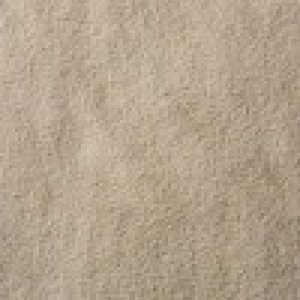
#> input picture images/3942-CA5.jpg, 100 x 100 px (shown 3 times larger)
$ python -i build_dataset.py   (imports and definitions only)
#> lines starting #> are read from the running program, lines starting #| are printed output that depends on the picture; after the words box and inside, x2 and y2 are one past the last pixel; in counts of white or black regions, pixels touching at a corner belong together
#!/usr/bin/env python3
"""Build ../lt.json from the archived captures under snapshots/.

Everything in the output traces back to a file in snapshots/ or an image in
../images/. Re-running is idempotent: no network access happens here, so the
dataset can be rebuilt and diffed offline.

Run:  python3 build_dataset.py
"""

import glob
import html
import json
import os
import re
from datetime import date
from urllib.parse import unquote

import numpy as np
from PIL import Image, ImageFilter

HERE = os.path.dirname(os.path.abspath(__file__))
ROOT = os.path.dirname(HERE)
WAYBACK = 'https://web.archive.org/web'

# ---------------------------------------------------------------- parsing ---

SWATCH_RE = re.compile(
    r'images/(\d{4})-(\d{4})\.jpg" alt=""></a><span>(.*?)</em><br>\s*(.*?)</span>',
    re.S)


# [75 lines left out: functions parse_lt_index, parse_2005_page, parse_2010_index, parse_jungle, parse_jungle_2001, not called in this run]


# every archived capture of the Light Jungle Collection, oldest first:
# (snapshot file, wayback timestamp, original url, parser)
JUNGLE_CAPTURES = [
    ('b2b_JungleLight_20010527.html', '20010527044853',
     'http://www.ultrasuede.com/b2b/JungleLight.html', parse_jungle_2001),
    ('light_jungle_fashion_20050211.html', '20050211162424',
     'http://www.ultrasuede.com/products/fashion/swatches/light_jungle.html',
     None),
    ('light_jungle_20050413.html', '20050413075915', None, None),
    ('light_jungle_20050906.html', '20050906010808', None, None),
    ('light_jungle_20061109.html', '20061109202408', None, None),
    ('light_jungle_20070105.html', '20070105080109', None, None),
    ('light_jungle_20081006.html', '20081006041048', None, None),
    ('light_jungle_20090411.html', '20090411232101', None, None),
]
JUNGLE_URL = 'http://www.ultrasuede.com/products/swatches/light_jungle.html'
# Toray's swatch photographs survive for 15 of the 17 patterns. The Wayback
# Machine holds no bobca231.jpg and no ocelo154.jpg — not under the jungle
# directory, not under the 2001 b2b or 2005 fashion paths — so for Bobcat 231
# and Ocelot 154 there is no archived image and never will be. A file placed at
# either name is a stand-in someone supplied by hand: it is carried, because a
# printed pattern cannot be drawn from a hex, but it is labelled
# `reference_photo` rather than `wayback` and it is not evidence of anything.
JUNGLE_UNARCHIVED = {'bobca231', 'ocelo154'}
# Except that one of the two turned out not to need a stand-in. Field's Fabrics
# still serve a flatbed scan of the print at
# assets/images/ultrasuede/177-231.jpg — the pattern's own number, in the folder
# their Ultrasuede swatches live in — and their scan of 177-023 beside it is
# what identifies the drawing: the two show the same large solid rounded spots,
# against the open rosettes of Jaguar 176 and Baby Cougar 181, at the same
# coarser magnification Field's scanned everything at. So it is a photograph of
# the colourway, `fields_live` rather than `reference_photo`, and it is the file
# scraping/fetch_live_swatches.py writes there.
#
# It is still not read for ink. Field's dropped their logo across the middle of
# the scan, which clusters as a third ink that no other 231 print has, and the
# scan is a different generation of photography from Toray's captures — its tan
# reads #c68f4c where Toray's two read #b48e52 and #b89153. Mixing it into the
# median would move Jaguar's and Baby Cougar's published hexes to no better end.
# The picture is Field's; the numbers stay Toray's.
JUNGLE_FIELDS_SCAN = {'bobca231'}


# ------------------------------------------------- Light Jungle colourways ---
#
# Toray's own page gives a pattern number and a colour number and nothing else:
# "Pattern: 181  Color: 023". The colour number is not a pattern's private
# serial — it is the ink combination the print was run in, and it repeats
# across patterns. 023 is on six of the seventeen, 231 on three; a pattern sold
# in two colourways is the same drawing run twice in two sets of inks.
#
# Toray never published what those sets were, but their retailer did. Field's
# Fabrics sold the collection for a decade and printed the combination beside
# the number in their own catalogues — "#176-023 Jaguar - Cream/Black",
# "#173-232-58 Small Pony Cream/Brown", "176-231-58 Jaguar Tan/Black" — and
# they did it consistently: 023 is Cream/Black under four different pattern
# numbers across nine catalogue issues, which is the number meaning the
# combination rather than the print.
#
# That covers three of the ten colourways. The other seven were never named in
# anything archived here, so their names are read off the swatch photographs
# and marked `estimated` — see COLORWAY_ESTIMATED.

COLORWAY_NAME_DIRS = (
    ('fields_catalogs', 'fields-ultrasuede-catalogs'),
    ('fields_sample_sets', 'fields-sample-set-catalogs'),
)
# the vocabulary Field's actually used on these lines, plus how they abbreviate
COLORWAY_WORD = r'(?:Cream|Tan|Brown|Black|Blk\.?|Ivory|White|Beige|Gold)'
COLORWAY_ALIAS = {'Blk': 'Black'}
# `[^#\d]` keeps the match inside one catalogue entry: the lines run together
# once the PDF is flattened to text, and without it #143-210 Leopard would take
# the Cream/Black off the #173-023 Small Pony printed after it.
COLORWAY_RE = re.compile(
    r'#?(\d{2,3})-(\d{3})(?:-\d{2})?\b[^#\d]{0,40}?'
    rf'({COLORWAY_WORD})\s*/\s*({COLORWAY_WORD})', re.I)

# The seven colourways no archived listing ever names, named here from the
# photographs — the same reading the hexes come from, put into words. These are
# descriptions, not Toray's or Field's names for them, and every entry built
# from this table is marked name_source: estimated.
COLORWAY_ESTIMATED = {
    '017': ('Cream', 'Taupe'),
    '154': ('Tan', 'Rust', 'Black'),
    '210': ('Cream', 'Tan', 'Black'),
    '227': ('Beige', 'Brown'),
    '228': ('Gold', 'Black'),
    '229': ('Gold', 'Brown'),
    '241': ('Mauve', 'Charcoal'),
}


# [32 lines left out: functions colorway_names, card_codes, not called in this run]


# ------------------------------------------------- Field's Fabrics (custom) ---
#
# Field's Fabrics is a US retailer that had Toray dye LT in colours that were
# never part of the official line. Their own product copy is what marks those:
# "Premium Color only Available at Field's Fabrics". That phrase is necessary
# but NOT sufficient — Field's also applies it to three genuine Toray colours
# (Petit Pois, Opal, Atlantis), so a colour only counts as custom if it is also
# absent from the official 36.

FIELDS = 'https://shop.fieldsfabrics.com'
FIELDS_CUSTOM_URL = f'{FIELDS}/ultrasuede-lt-custom'
FIELDS_LT_URL = f'{FIELDS}/ultrasuede-lt'
EXCLUSIVE_RE = re.compile(
    r"(?i)(premium|custom)\s+colou?r\s+only\s+available\s+at\s+Field'?s\s+Fabrics")
GONE_RE = re.compile(r'(?i)sold[\s-]*out|discontinued')
# suffixes Field's appends to a colour name in product titles
# the only two Field's swatch photos the archive holds, as HHMMSS suffixes
FIELDS_THUMB_TS = {'1419': '110844', '6588': '114343'}
# Field's serves swatch photos out of assets/images/ultrasuede/ for twelve of
# the thirteen and out of assets/images/ for Orquidea, whose product page is
# the only one linking the shorter path. Codes listed here take that path;
# everything else takes the usual one. Recorded rather than probed, because
# this script does no network access.
FIELDS_IMG_FLAT = {'9437'}
# LT Blue is older than the rest of Field's Ultrasuede photography and sits
# under its own filename rather than the code, so its path is given outright.
FIELDS_IMG_PATH = {'100': 'assets/images/100lightblue.jpg'}
# It is also the one Field's photograph with no watermark across the middle of
# it — a 300px frame from 2012, where the rest are 600px and stamped — so it is
# sampled from a centre crop like the Toray swatches instead of from the corners.
FIELDS_IMG_UNMARKED = {'100'}
# Codes kept in the file but not drawn on the page, with the reason. The record
# is the point of this dataset, so nothing is deleted to take it off the page —
# an entry listed here keeps everything it has and is skipped by the renderer.
OFF_PAGE = {
    '100': "kept in the record but not shown: Field's is the only source for "
           "it, the photograph is theirs rather than a swatch capture, and the "
           "colour is close enough to #2424 Lt. Blue that showing both invites "
           "the reader to read a difference into two photographs taken sixteen "
           "years apart",
}
NAME_TRIM_RE = re.compile(
    r'(?i)\s*-*\s*(fabric by the yard|(premium|custom) colou?r|58"? wide|extrawide'
    r'|\d+ ?/ ?\d+ yd minimum|new|30% plant based)\s*$')


# [54 lines left out: functions fields_label_name, parse_fields_listing, fields_product_captures, not called in this run]


# ------------------------------------------- Field's pre-2011 Light record ---
#
# Field's Fabrics sold Ultrasuede Light for a decade before Toray's own swatch
# site went up, in a range far wider than the 36 that site ever listed. Their
# 2001 b2b copy advertises "40 high-fashion colors" against the 36 the archive
# can name, and this is where the rest of them went: 69 more colour names, off
# three of Field's own list pages and nine issues of their printed Ultrasuede
# catalogue, 2002-08 → 2010-03. Everything read here is saved under research/.
#
# These entries are names, numbers and dates and nothing else. No swatch
# photograph of any of them survives — of the 41 thumbnail URLs the Wayback
# index holds for that shop, 39 answer 404 from a 2018 crawl of a site that was
# already gone — so there is no hex, and nothing for the shader to draw. That is
# why they are kept apart from colors: rather than folded into it. What is known
# about one of these is that it existed, was called this, and was sold at this
# width.
#
# Two of the four names this hunt set out to find are in here: #4599 Active
# Green and #8281 Orange Sherbet. Both are separated from their same-named Soft
# counterpart (#4598, #8280) by appearing in a different section of the same
# catalogue sheet, which is what makes them Light rather than a transcription
# slip.

RESEARCH = os.path.join(ROOT, 'research')
HISTORICAL_JSON = os.path.join(RESEARCH, 'new_light_colors.json')
# scans of the pre-2011 colours, recovered from Field's own /swatches/ folder:
# research/old_swatch_images.json says which capture each one came from, and
# scraping/crop_old_swatches.py has already cut the scanner paper off them.
OLD_SWATCH_JSON = os.path.join(RESEARCH, 'old_swatch_images.json')
OLD_SWATCH_DIR = 'images/fields_old'
OLD_SWATCH_THUMBS = os.path.join(RESEARCH, 'swatches_cropped')
# the pictures no archive kept, taken off Field's live site instead:
# research/live_swatch_images.json says where each came from, and
# scraping/fetch_live_swatches.py explains what is and is not taken from there.
# Some are filed under the number the same colour carries in another weight, and
# say so in `based_on` — that is a stand-in, and the page labels it as one.
LIVE_SWATCH_JSON = os.path.join(RESEARCH, 'live_swatch_images.json')
# the three list pages, by the filename prefix each capture is saved under
OLD_PAGES = {
    'lgtlist': 'Light 45" list',
    'wide_list': 'Light Extrawide 58" list',
    'spec_list': 'Specials list',
}
# widths the list pages establish; a colour seen only in a catalogue gets none,
# because the catalogue's own section headings are not recorded per entry.
OLD_PAGE_WIDTH = {'lgtlist': '45"', 'wide_list': '58" Extrawide'}
# each issue of Field's printed catalogue, as the Wayback capture of the PDF
FIELDS_CATALOGS = {
    '2005-03': ('20050529203332',
                'http://www.fieldsfabrics.com:80/ultra_list_0305.pdf'),
    '2005-08': ('20051016193910',
                'http://www.fieldsfabrics.com:80/ultra_list_0805.pdf'),
    '2005-12': ('20060228111950',
                'http://www.fieldsfabrics.com:80/ultra_list_1205.pdf'),
    '2006-03': ('20060818085820',
                'http://www.fieldsfabrics.com:80/ultra_list_0306.pdf'),
    '2006-08': ('20061017203815',
                'http://www.fieldsfabrics.com/ultra_list_0806.pdf'),
    '2007-01': ('20070315212644',
                'http://fieldsfabrics.com:80/ultra_list_0107.pdf'),
    '2008-03': ('20080516075458',
                'http://www.fieldsfabrics.com/ultra_list_0308.pdf'),
    '2008-08': ('20081031060233',
                'http://www.fieldsfabrics.com:80/ultra_list_0808.pdf'),
    '2010-02': ('20100331191404',
                'http://www.fieldsfabrics.com:80/ultra_list_0210.pdf'),
}


# [13 lines left out: function old_page_index, not called in this run]


# stock notes Field's appended to a colour's name in a list, which are not part
# of the name: "Aqua - Sold Out", "Cameo on back order".
STOCK_NOTE_RE = re.compile(
    r'(?i)\s*[-–—,]?\s*\b(sold\s*out|on\s+back\s*order|back\s*ordered?'
    r'|discontinued|special\s+order|new)\b\s*$')


# [17 lines left out: function historical_name, not called in this run]


# Two names land twice, once on the old lists and once on the shop that replaced
# them, under numbers that do not match. Each number is printed consistently
# throughout its own era and nothing in the record says whether a colour was
# renumbered or two colours were simply given one name, so neither is corrected
# and the pair point at each other instead.
#
# Recovering the old scans settled one of them and not the other, which is why
# the notes read differently: #2894 Imperial Blue is a pale periwinkle and the
# shop's #2694 is a deep navy, so those are two colours; the two Light Blues are
# close enough that the photography could account for the gap.
HISTORICAL_SEE_ALSO = {
    '2894': {
        'code': '2694',
        'note': "the same name on Field's later shop, under a different number "
                '— but the scan of this one is a pale periwinkle and #2694 is a '
                'deep navy, so the name is shared and the colour is not',
        'back': "the same name on Field's pre-2011 lists, under a different "
                'number — but the scan of that one is a pale periwinkle and '
                'this is a deep navy, so the name is shared and the colour is '
                'not',
    },
    '2424': {
        'code': '100',
        'note': "near enough the same name on Field's later shop, under a "
                'different number; the two greys are close, and a flatbed scan '
                'and a product photograph sixteen years apart could account for '
                'the difference either way',
        'back': "near enough the same name on Field's pre-2011 lists, under a "
                'different number; the two greys are close, and a flatbed scan '
                'and a product photograph sixteen years apart could account for '
                'the difference either way',
    },
}


# [158 lines left out: functions historical_colors, sample_color, sample_color_corners, not called in this run]


# ----------------------------------------------------------------- ink math ---
#
# A printed swatch is not one colour, so a Jungle print gets a small palette
# instead of a hex: the two or three inks the pattern was run in.
#
# Reading them is k-means in CIELAB, with two problems to get past. The first
# is that a cluster's mean is not its ink: every boundary in the print is a
# smear of the two colours either side of it, and those blend pixels drag a
# mean off the ink and towards the middle of the swatch. So a cluster reports
# the median of its *core* — its mask eroded by a pixel or two, which is what
# survives of a region once its own boundary is cut away.
#
# The second is knowing how many inks there are, and erosion answers that too.
# Ask for one cluster more than the print has and k-means does not invent an
# ink; it splits the blend shell off as a cluster of its own. That cluster has
# no core: it is a one- or two-pixel outline around everything, and erosion
# empties it. Every real ink here keeps 10–87% of its pixels under the same
# erosion, and every spurious one keeps 0–3%, which is not a threshold that
# needs to be chosen carefully. So k rises while every cluster still has a core
# and no two clusters land on the same colour, and stops when one does not.
#
# It settles at two inks for fourteen of the fifteen photographed prints and at
# three for Leopard 210 and Ocelot 154, which is what the eye reads off them:
# leopard rosettes are a tan fill inside a black outline on cream, and every
# other print here is a mark in one ink on a ground in another.

INK_BLUR = 0.8              # JPEG grain, not print edges
INK_ERODE = 3               # MinFilter window, px; 5 on a photograph over 300px
INK_ERODE_LARGE = 5
INK_LARGE = 300
INK_CORE_MIN = 0.08         # a real ink keeps ≥10% of itself; a blend shell ≤3%
INK_SEPARATION = 12.0       # ΔE below which two clusters are one ink
INK_MAX = 6
INK_SAMPLE = 12000          # pixels the centroids are fitted on
INK_SEED = 0

_LAB_D = 6 / 29
_XYZ = np.array([[0.4124, 0.3576, 0.1805],
                 [0.2126, 0.7152, 0.0722],
                 [0.0193, 0.1192, 0.9505]])
_WHITE = np.array([0.95047, 1.0, 1.08883])


def to_lab(rgb):
    """sRGB 0–255 → CIELAB, over an array of any shape ending in 3."""
    a = np.asarray(rgb, float) / 255.0
    a = np.where(a <= 0.04045, a / 12.92, ((a + 0.055) / 1.055) ** 2.4)
    t = (a @ _XYZ.T) / _WHITE
    f = np.where(t > _LAB_D ** 3, np.cbrt(t), t / (3 * _LAB_D ** 2) + 4 / 29)
    return np.stack([116 * f[..., 1] - 16,
                     500 * (f[..., 0] - f[..., 1]),
                     200 * (f[..., 1] - f[..., 2])], -1)


def _kmeans(x, k, iters=80):
    """Plain k-means with k-means++ seeding, on a fixed seed so builds repeat."""
    rng = np.random.default_rng(INK_SEED)
    centers = [x[rng.integers(len(x))]]
    for _ in range(k - 1):
        d = np.min(((x[:, None] - np.array(centers)[None]) ** 2).sum(-1), 1)
        centers.append(x[rng.choice(len(x), p=d / d.sum())])
    c = np.array(centers)
    for _ in range(iters):
        lab = np.argmin(((x[:, None] - c[None]) ** 2).sum(-1), 1)
        moved = np.array([x[lab == i].mean(0) if (lab == i).any() else c[i]
                          for i in range(k)])
        if np.allclose(moved, c):
            break
        c = moved
    return c


def ink_clusters(path, k):
    """`k` clusters of a print photograph, lightest first.

    Each carries the median of its eroded core, the share of the frame it
    covers, and how much of it survived the erosion.
    """
#> called with path = '../images/3942-CA5.jpg', k = 2
    im = Image.open(path).convert('RGB')
#> im is the input picture: PIL image 100x100 RGB; mean R, G, B 179.8, 162.3, 140.9
    erode = INK_ERODE_LARGE if max(im.size) > INK_LARGE else INK_ERODE
    smooth = np.asarray(im.filter(ImageFilter.GaussianBlur(INK_BLUR)), float)
    h, w, _ = smooth.shape
    lab = to_lab(smooth.reshape(-1, 3))
    raw = np.asarray(im, float).reshape(-1, 3)

    rng = np.random.default_rng(INK_SEED)
    fit = lab[rng.choice(len(lab), min(INK_SAMPLE, len(lab)), replace=False)]
    centers = _kmeans(fit, k)
#> in _kmeans, `centers = [x[rng.integers(len(x))]]`: centers = [[69.09, 2.96, 13.77]]
#> after the loop in _kmeans, `for _ in range(k - 1):`: centers = [[69.09, 2.96, 13.77], [58.31, 2.23, 14.52]]
#> the loop in _kmeans, `for _ in range(iters):` made 10 passes
#> c on passes 1 to 8: [[68.71, 2.92, 13.4], [61.51, 2.8, 13.88]], [[69.35, 2.93, 13.33], [62.79, 2.81, 13.87]], [[69.73, 2.95, 13.29], [63.37, 2.81, 13.84]], [[69.99, 2.96, 13.24], [63.76, 2.81, 13.84]], [[70.14, 2.96, 13.23], [63.96, 2.82, 13.83]], [[70.25, 2.96, 13.22], [64.11, 2.82, 13.81]], [[70.27, 2.96, 13.22], [64.13, 2.82, 13.8]], [[70.34, 2.97, 13.2], [64.22, 2.82, 13.81]]
#> centers = [[70.37, 2.97, 13.2], [64.26, 2.82, 13.8]]
    which = np.argmin(((lab[:, None] - centers[None]) ** 2).sum(-1), 1)
#> which = 10000 values, max 1 at index 26, min 0 at index 0, mean 0.443

    out = []
    for i in range(k):
        mask = (which == i).reshape(h, w)
        n = int(mask.sum())
        if not n:
            return None
        core = np.asarray(Image.fromarray((mask * 255).astype(np.uint8))
                          .filter(ImageFilter.MinFilter(erode))) > 127
        # a core too small to take a median off falls back to the whole
        # cluster, which then fails the core test below anyway
        picked = core.reshape(-1) if core.sum() >= 40 else mask.reshape(-1)
        rgb = np.median(raw[picked], axis=0).round().astype(int)
        out.append({'rgb': [int(v) for v in rgb], 'lab': to_lab(rgb),
                    'share': n / (h * w), 'core': core.sum() / n})
#> this loop made 2 passes
#> (n, rgb) on passes 1 to 2: (5573, [190, 172, 151]), (4427, [169, 151, 129])
#> pass 1, in ink_clusters, `mask = (which == i).reshape(h, w)`:
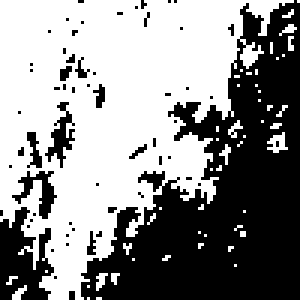
#> mask: shape (100, 100) bool (shown 3 times larger); 55.7% white; 60 black regions (55 under 20 px), largest, box (x1, y1, x2, y2) and area: (27, 0, 100, 100) 3699, (0, 69, 18, 100) 346, (4, 57, 19, 73) 92, (15, 34, 25, 56) 87, (9, 44, 14, 56) 33
#> pass 1, in ink_clusters, `core = np.asarray(Image.fromarray((mask * 255).astype(np.uint8)) .filt..`:
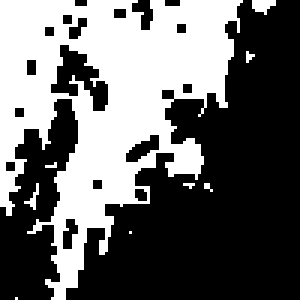
#> core: shape (100, 100) bool (shown 3 times larger); 40.6% white; 9 white regions (7 under 20 px), largest, box (x1, y1, x2, y2) and area: (0, 0, 81, 100) 3993, (84, 0, 92, 5) 27
#> pass 2, in ink_clusters, `core = np.asarray(Image.fromarray((mask * 255).astype(np.uint8)) .filt..`:
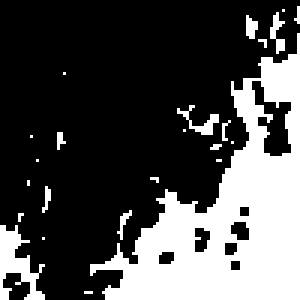
#> core: shape (100, 100) bool (shown 3 times larger); 29.5% white; 24 white regions (19 under 20 px), largest, box (x1, y1, x2, y2) and area: (30, 11, 100, 100) 2573, (0, 75, 15, 100) 181, (59, 35, 73, 45) 44, (90, 4, 95, 18) 34, (82, 5, 86, 13) 23
#> after the loop, out = 2 items
    return sorted(out, key=lambda c: -c['lab'][0])


def print_inks(path):
    """The inks a printed swatch was run in, lightest first."""
    def solid(clusters):
        if clusters is None or any(c['core'] < INK_CORE_MIN for c in clusters):
            return False
        return all(np.linalg.norm(a['lab'] - b['lab']) >= INK_SEPARATION
                   for i, a in enumerate(clusters) for b in clusters[i + 1:])

    best = ink_clusters(path, 2)
#> best = 2 items
#> (the run stopped early here; a loop or call above may not have finished)
